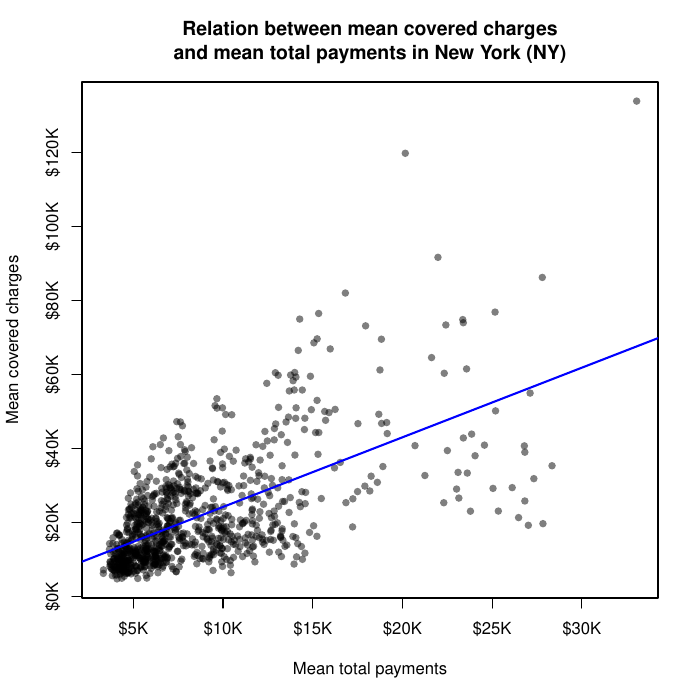

Write R code to recreate this figure.
data <- read.csv("payments.csv", header = TRUE, quote = "\"", sep = ",")
nydata <- data[data$Provider.State == "NY",]
nydata$Average.Covered.Charges <- nydata$Average.Covered.Charges/1000
nydata$Average.Total.Payments <- nydata$Average.Total.Payments/1000
pdf("plot1.pdf")
plot(Average.Covered.Charges ~ Average.Total.Payments, data=nydata, ylab = "Mean covered charges", xlab = "Mean total payments", main = "Relation between mean covered charges\nand mean total payments in New York (NY)", xaxt="n", yaxt="n", col = rgb(0, 0, 0, 0.5), pch=16)
axis(2, at=axTicks(2), labels=sprintf("$%sK", axTicks(2)))
axis(1, at=axTicks(1), labels=sprintf("$%sK", axTicks(1)))
abline(lm(nydata$Average.Covered.Charges ~ nydata$Average.Total.Payments), col = "blue", lwd = 2)
dev.off()